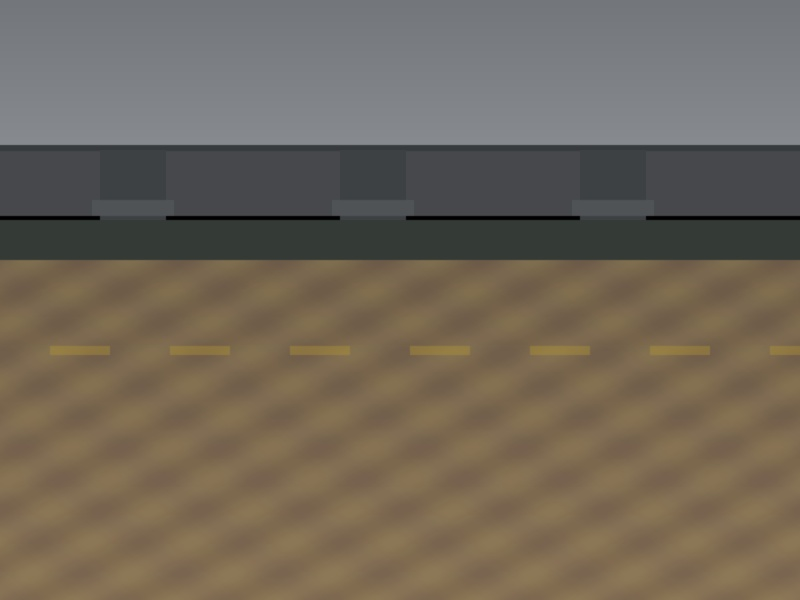
#> input picture data/sample/flood/1.jpg, 800 x 600 px
$ python generate_scenarios.py
#> lines starting #> are read from the running program, lines starting #| are printed output that depends on the picture
import csv
import json
from pathlib import Path
from PIL import Image, ImageDraw, ImageFilter

def build_benchmark_scenarios():
    root = Path(__file__).resolve().parent.parent
    scenarios_dir = root / "data" / "processed" / "scenarios"
    scenarios_dir.mkdir(parents=True, exist_ok=True)
    images_dir = scenarios_dir / "images"
    images_dir.mkdir(parents=True, exist_ok=True)

    # 1. Create Scenario Images
    # Dry road image (Scenario A & G)
    img_dry = Image.new("RGB", (640, 480), (140, 160, 180))
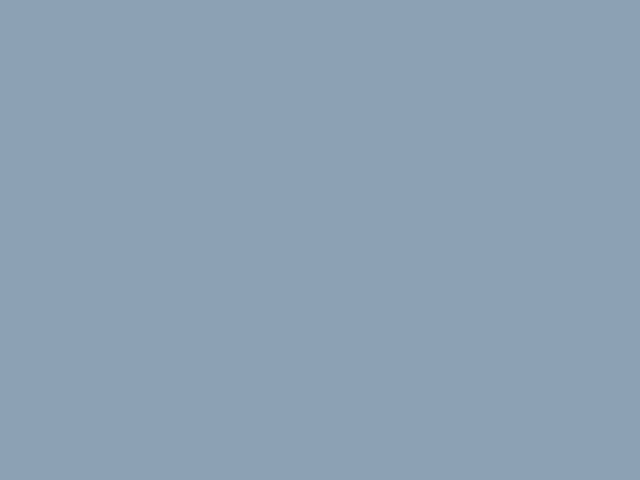
#> img_dry: PIL image 640x480 RGB; mean R, G, B 140, 160, 180
    d_dry = ImageDraw.Draw(img_dry)
    d_dry.rectangle((0, 240, 640, 480), fill=(50, 50, 55)) # Dry tarmac
    d_dry.text((20, 20), "SCENARIO A/G: DRY SURFACE ROAD", fill=(255, 255, 255))
    path_dry = images_dir / "scenario_dry.jpg"
    img_dry.save(path_dry, quality=90)
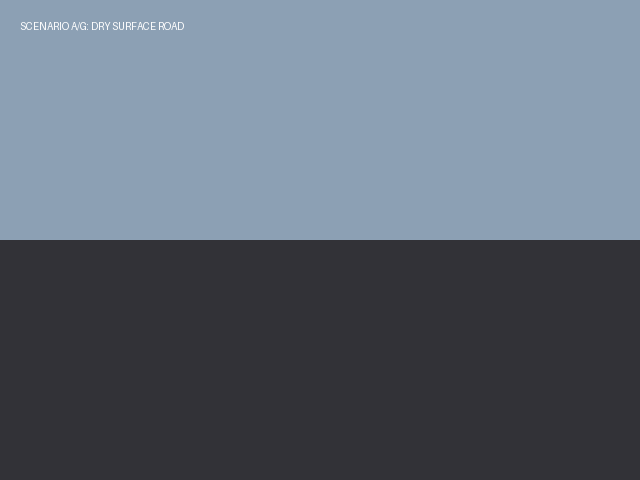
#> saved as scenario_dry.jpg: PIL image 640x480 RGB; mean R, G, B 95.1, 105.1, 117.6

    # Moderate flood image (Scenario B)
    img_mod = Image.new("RGB", (640, 480), (120, 130, 140))
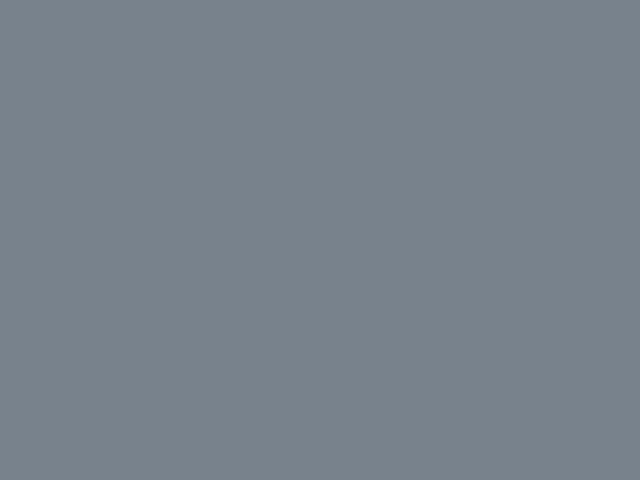
#> img_mod: PIL image 640x480 RGB; mean R, G, B 120, 130, 140
    d_mod = ImageDraw.Draw(img_mod)
    d_mod.rectangle((0, 240, 640, 480), fill=(75, 80, 85)) # Water layer
    d_mod.text((20, 20), "SCENARIO B: MODERATE SURFACE WATERLOGGING", fill=(255, 255, 255))
    path_mod = images_dir / "scenario_mod_flood.jpg"
    img_mod.save(path_mod, quality=90)
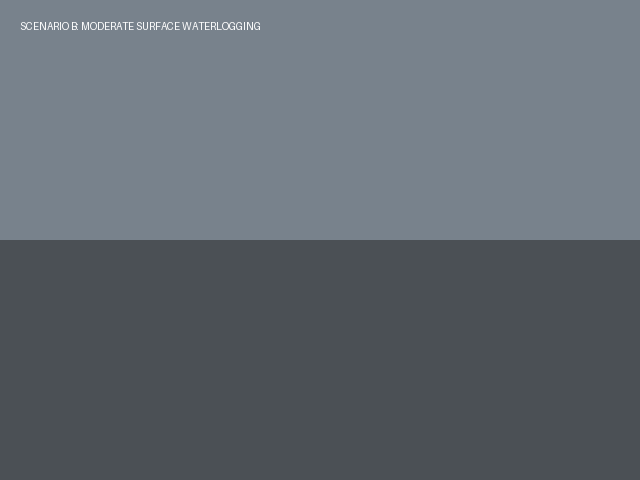
#> saved as scenario_mod_flood.jpg: PIL image 640x480 RGB; mean R, G, B 97.8, 105.2, 112.7

    # Severe flood image (Scenario C & D)
    # If 1.jpg exists in data/sample/flood, copy it; else draw flood image
    src_real_flood = root / "data" / "sample" / "flood" / "1.jpg"
    path_severe = images_dir / "scenario_severe_flood.jpg"
    if src_real_flood.exists():
        img_sev = Image.open(src_real_flood)
#> img_sev is the input picture: PIL image 800x600 RGB; mean R, G, B 112.8, 103, 89.3
        img_sev.save(path_severe)
    else:
        img_sev = Image.new("RGB", (640, 480), (100, 110, 120))
        d_sev = ImageDraw.Draw(img_sev)
        d_sev.rectangle((0, 200, 640, 480), fill=(60, 65, 70))
        d_sev.text((20, 20), "SCENARIO C: SEVERE INUNDATION", fill=(255, 255, 255))
        img_sev.save(path_severe)

    # Blurry / corrupted image (Scenario F)
    img_blur = Image.new("RGB", (120, 100), (20, 20, 20)) # Very low-res and dark
#> img_blur: PIL image 120x100 RGB; every value is 20
    d_blur = ImageDraw.Draw(img_blur)
    d_blur.text((5, 5), "DARK BLUR", fill=(40, 40, 40))
    path_blur = images_dir / "scenario_blurry.jpg"
    img_blur.save(path_blur)

    # Duplicate image for Scenario D
    path_dup = images_dir / "scenario_duplicate_rpt.jpg"
    img_sev.save(path_dup)

    # 2. Build Scenarios Metadata Table
    scenarios = [
        {
            "scenario_id": "SCENARIO_A",
            "title": "Clear Dry Road & No Rainfall",
            "image_path": str(path_dry),
            "latitude": 12.9716, # MG Road
            "longitude": 77.5946,
            "rainfall_1h": 0.0,
            "rainfall_3h": 0.0,
            "expected_risk": "low",
            "description": "Baseline clear conditions. System must not generate false flood alarm."
        },
        {
            "scenario_id": "SCENARIO_B",
            "title": "Moderate Water Accumulation with Light-Moderate Rain",
            "image_path": str(path_mod),
            "latitude": 12.9363, # Sony World Signal
            "longitude": 77.6322,
            "rainfall_1h": 12.5,
            "rainfall_3h": 22.0,
            "expected_risk": "medium",
            "description": "Moderate water accumulation in residential / commercial junction."
        },
        {
            "scenario_id": "SCENARIO_C",
            "title": "Heavy Downpour at Chronic Silk Board Hotspot",
            "image_path": str(path_severe),
            "latitude": 12.9175, # Silk Board Underpass
            "longitude": 77.6238,
            "rainfall_1h": 48.0,
            "rainfall_3h": 85.0,
            "expected_risk": "high",
            "description": "Torrential rain at critical bottleneck. High priority civic dewatering alert."
        },
        {
            "scenario_id": "SCENARIO_D",
            "title": "Duplicate Citizen Report Cluster",
            "image_path": str(path_dup),
            "latitude": 12.9178, # 35 meters from Silk Board
            "longitude": 77.6240,
            "rainfall_1h": 48.0,
            "rainfall_3h": 85.0,
            "expected_risk": "high",
            "description": "Second citizen submits near-identical photo from same intersection. Must cluster as duplicate candidate."
        },
        {
            "scenario_id": "SCENARIO_E",
            "title": "Offline / Missing Weather API Context",
            "image_path": str(path_severe),
            "latitude": 12.9260, # Ecospace Bellandur
            "longitude": 77.6834,
            "rainfall_1h": None,
            "rainfall_3h": None,
            "expected_risk": "medium",
            "description": "External weather provider is unreachable. Pipeline continues with missing evidence flag."
        },
        {
            "scenario_id": "SCENARIO_F",
            "title": "Degraded / Low-Quality Dark Image",
            "image_path": str(path_blur),
            "latitude": 12.9800,
            "longitude": 77.6000,
            "rainfall_1h": 5.0,
            "rainfall_3h": 10.0,
            "expected_risk": "low",
            "description": "Dark and low-res photo. Vision agent flags image quality as poor and escalates for review."
        },
        {
            "scenario_id": "SCENARIO_G",
            "title": "Contradictory Visual vs Rainfall Evidence",
            "image_path": str(path_dry),
            "latitude": 13.0358, # Hebbal
            "longitude": 77.5970,
            "rainfall_1h": 55.0,
            "rainfall_3h": 90.0,
            "expected_risk": "medium",
            "description": "55mm rainfall reported but visual evidence shows bone dry pavement. Verification flags contradiction."
        },
        {
            "scenario_id": "SCENARIO_H",
            "title": "Human Reviewer Rejection of Erroneous Report",
            "image_path": str(path_dry),
            "latitude": 12.9772, # Anand Rao Circle
            "longitude": 77.5714,
            "rainfall_1h": 0.0,
            "rainfall_3h": 0.0,
            "expected_risk": "low",
            "description": "Civic operator rejects false alarm report. Audit trail logs officer notes."
        }
    ]

    manifest_csv = scenarios_dir / "scenarios_manifest.csv"
    with open(manifest_csv, "w", newline="", encoding="utf-8") as f:
        w = csv.DictWriter(f, fieldnames=list(scenarios[0].keys()))
        w.writeheader()
        w.writerows(scenarios)

    print(f"Generated {len(scenarios)} benchmark scenario datasets at {manifest_csv}")

if __name__ == "__main__":
    build_benchmark_scenarios()
